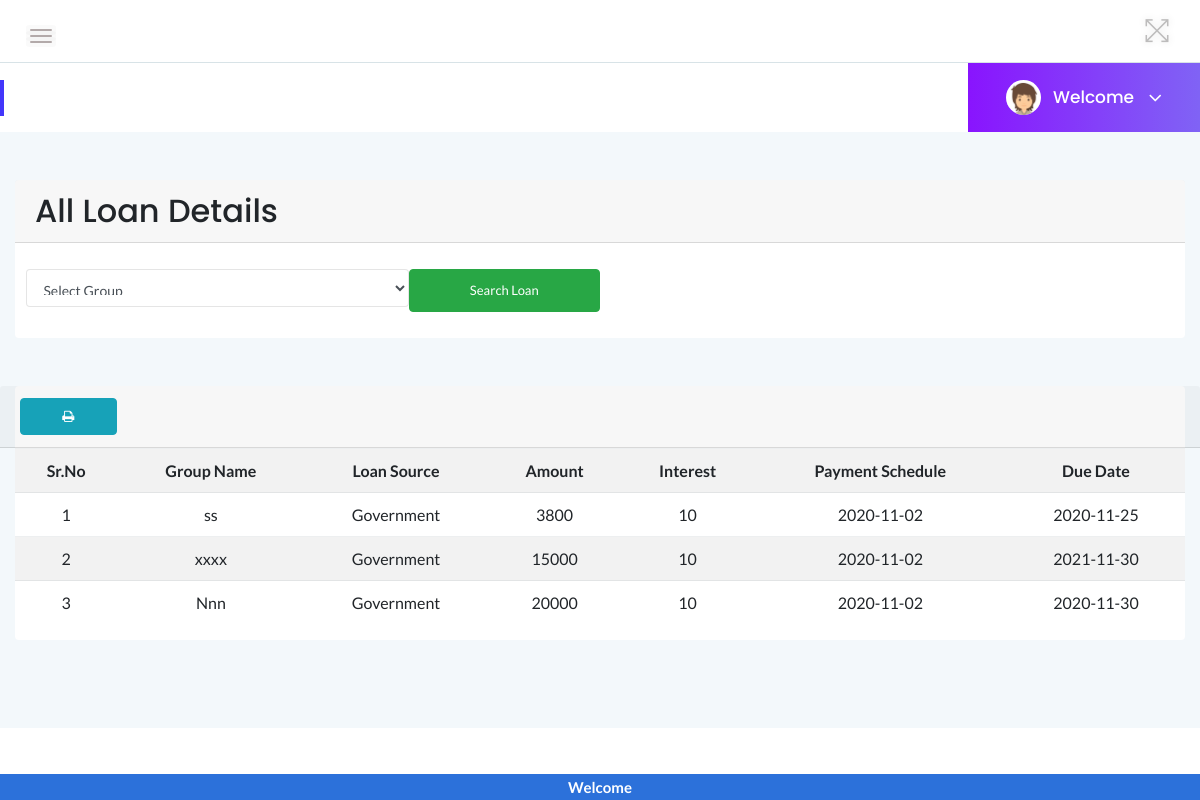
The page /admin/index.php?page=report_display_loan (signed in) on the database its author committed.
### tables this page shows
CREATE TABLE `loan` (
  `loan_id` int(11) NOT NULL,
  `group_id` varchar(50) NOT NULL,
  `loan_come_from` varchar(50) NOT NULL,
  `loan_amount` varchar(50) NOT NULL,
  `loan_interest` varchar(10) NOT NULL,
  `payment_term` varchar(50) NOT NULL,
  `total_payment_with_intereset` varchar(50) NOT NULL,
  `emi_per_month` varchar(50) NOT NULL,
  `payment_schedule` date NOT NULL,
  `due_date` date NOT NULL
);

CREATE TABLE `groups` (
  `group_id` int(11) NOT NULL,
  `group_name` char(50) NOT NULL,
  `region` varchar(50) NOT NULL,
  `district` varchar(50) NOT NULL,
  `division` varchar(50) NOT NULL,
  `ward` varchar(50) NOT NULL,
  `village` varchar(50) NOT NULL,
  `registration_number` varchar(50) NOT NULL,
  `group_activity` varchar(50) NOT NULL,
  `group_category` varchar(50) NOT NULL,
  `group_total_members` varchar(50) NOT NULL,
  `group_leader` varchar(50) NOT NULL,
  `loan_information` text NOT NULL,
  `group_capital` varchar(100) NOT NULL,
  `group_creation_date` date NOT NULL
);

### admin/report_display_loan.php (the view, shortened to what this page needs)
<?php
if(isset($_POST['sub']))
{
    $search=$_POST['seachLoan'];
$q=mysqli_query($conn,"select * from loan  where group_id='$search'");
}
else
{
$q=mysqli_query($conn,"select * from loan");
}
$rr=mysqli_num_rows($q);
if(!$rr)
{
echo "<h2 style='color:red'>No any Loan Records exists !!!</h2>";
}
else
{
?>
<div class="col-12">
    		<div class="card mt-5">
                <h2 class="card-header">All Loan Details</h2>
		        <div class="card-body">
		        	<form class="needs-validation row"  action="index.php?page=report_display_loan" novalidate method="post">
		<select name="seachLoan" class="form-control col-md-4" required>
			<option value="">Select Group</option>
		</select>
		<input type="submit" value="Search Loan" name="sub" class="col-md-2 btn btn-success" />
	</form>
</div>
</div>
</div>
<div class="col-12">
            <div class="card mt-5">
            	<div class="card-header row">
		<a title="Print all Loan Records" class="col-md-1 btn btn-info" href="print_loan_record.php"><span class="fa fa-print">
		</span></a>
			</div>
			<table id="dom-jqry" class="table table-striped text-center">
	<tr class="active">
		<th>Sr.No</th>
		<th>Group Name</th>
		<th>Loan Source</th>
		<th>Amount</th>
		<th>Interest</th>
		<th>Payment Schedule</th>
		<th>Due Date</th>
	</tr>
		<?php
$i=1;
while($row=mysqli_fetch_assoc($q))
{
echo "<tr>";
echo "<td>".$i."</td>";
$q1=mysqli_query($conn,"select * from groups where group_id='".$row['group_id']."'");
$r1=mysqli_fetch_assoc($q1);
echo "<td>".$r1['group_name']."</td>";
echo "<td>".$row['loan_come_from']."</td>";
echo "<td>".$row['loan_amount']."</td>";
echo "<td>".$row['loan_interest']."</td>";
echo "<td>".$row['payment_schedule']."</td>";
echo "<td>".$row['due_date']."</td>";
?>
<?php
echo "</tr>";
$i++;
}
		?>
</table>
</div>
</div>
<?php }?>

### assets/css/styles.css (style rules this page uses)
.card { border: none; border-radius: 4px; background-color: #fff; -webkit-transition: all 0.3s ease 0s; transition: all 0.3s ease 0s; }
.card-body { padding: 25.6px; padding: 1.6rem; }
.btn { padding: 11px 17px; font-size: 13px; letter-spacing: 0; }
.form-control, .form-control:focus { outline: none; box-shadow: none; }
.form-control { font-size: 14px; border: 1px solid rgba(170, 170, 170, .3); padding: 10.72px 12.8px; padding: .67rem .8rem; }
table tr th { border-bottom: none; }
table tr th, table tr td { border-top: 1px solid rgba(120, 130, 140, 0.13) !important; }

### rows shown on the page
loan: group.group_name "ss", loan_come_from "Government", loan_amount "3800", loan_interest "10", payment_schedule "2020-11-02", due_date "2020-11-25"
loan: group.group_name "xxxx", loan_come_from "Government", loan_amount "15000", loan_interest "10", payment_schedule "2020-11-02", due_date "2021-11-30"
loan: group.group_name "Nnn", loan_come_from "Government", loan_amount "20000", loan_interest "10", payment_schedule "2020-11-02", due_date "2020-11-30"
